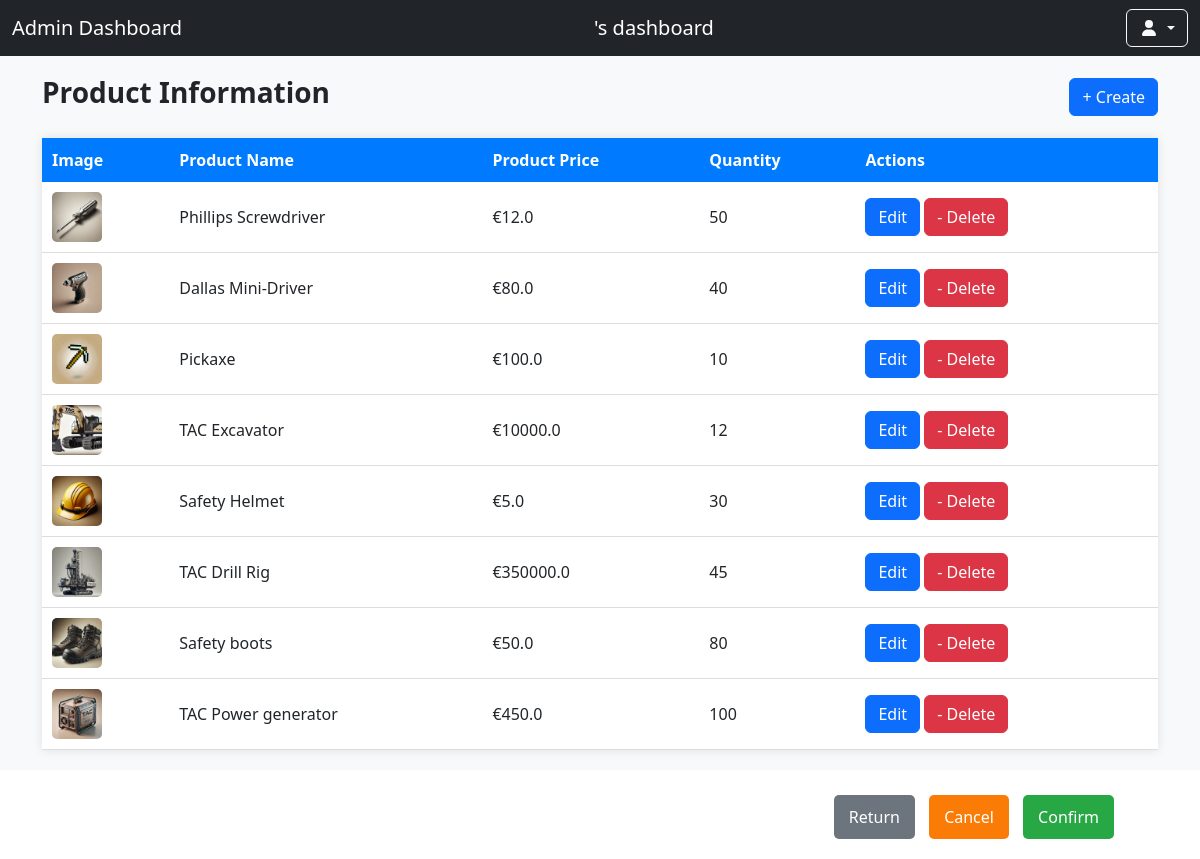
The page /manage_product on the database its author committed.
### tables this page shows
CREATE TABLE Product (
                prodID INTEGER PRIMARY KEY AUTOINCREMENT,
                prodName TEXT NOT NULL,
                prodDesc TEXT,
                prodPrice REAL NOT NULL,
                prodStock INTEGER NOT NULL,
                prodUsage TEXT NOT NULL,
                uniqeAttribute TEXT NOT NULL,
                prodImage TEXT
            );

### app.py (the view)
@app.route('/manage_product')
def manage_product():
    products = product_service.get_all_products()
    return render_template('manageProd.html', products=products)

### app.py (called while the page is built)
@app.context_processor
def inject_cart_count(): #This function initialises the webpage cart and creates a 0 item basket to begin with
    cart_count = session.get('cart_count', 0)  # Default to 0 if no items in the cart
    return dict(cart_count=cart_count)

### dao/ProductDAO.py (called while the page is built)
    def get_all_products(self):
        self.cursor.execute("SELECT * FROM Product")
        rows = self.cursor.fetchall()
        return [Product(row[0], row[1], row[2], row[3], row[4], row[5], row[6].split(","), row[7]) for row in rows]

### service/ProductService.py (called while the page is built)
    def get_all_products(self):
        return self.product_dao.get_all_products()

### templates/manageProd.html (shortened to what this page needs)
{% extends 'adminBase.html' %}
{% block content %}
<section style="background-color: #f8f9fa; padding: 20px;">
    <div class="container">
        <div style="display: flex; justify-content: space-between; align-items: center; margin-bottom: 20px;">
            <h1 style="font-size: 28px; font-weight: bold;">Product Information</h1>
            <button class="btn btn-primary" data-bs-toggle="modal" data-bs-target="#createProductModal">+ Create</button>
        </div>
        <table style="width: 100%; border-collapse: collapse; background-color: #fff; box-shadow: 0 0 10px rgba(0, 0, 0, 0.1);">
            <thead>
                <tr style="background-color: #007bff; color: #fff; text-align: left;">
                    <th style="padding: 10px;">Image</th>
                    <th style="padding: 5px;">Product Name</th>
                    <th style="padding: 5px;">Product Price</th>
                    <th style="padding: 5px;">Quantity</th>
                    <th style="padding: 10px;">Actions</th>
                </tr>
            </thead>
            <tbody>
                {% for product in products %}
                <tr style="border-bottom: 1px solid #ddd;">
                    <td style="padding: 10px;">
                        <img src="{{ url_for('static', filename='images/' + product.prodImage) }}"
                            alt="Product Image"
                            style="width: 50px; height: 50px; object-fit: cover; border-radius: 5px;">
                    </td>
                    <td style="padding: 5px;">{{ product.prodName }}</td>
                    <td style="padding: 5px;">€{{ product.prodPrice }}</td>
                    <td style="padding: 5px;">{{ product.prodStock }}</td>
                    <td style="padding: 10px;">
                        <button class="btn btn-primary edit-btn"
                                data-bs-toggle="modal"
                                data-bs-target="#editProductModal"
                                data-prod-id="{{ product.prodID }}"
                                data-prod-name="{{ product.prodName }}"
                                data-prod-desc="{{ product.prodDesc }}"
                                data-prod-price="{{ product.prodPrice }}"
                                data-prod-stock="{{ product.prodStock }}"
                                data-prod-usage="{{ product.prodUsage }}"
                                data-prod-attributes="{{ product.uniqeAttribute | join(',') }}">
                            Edit
                        </button>
                        <button class="btn btn-danger delete-btn" data-prod-id="{{ product.prodID }}">
                            - Delete
                        </button>
                    </td>
                </tr>
                {% endfor %}
            </tbody>
        </table>
    </div>
</section>
<div style="margin-top: 5px; padding: 20px; text-align: right; margin-right: 66px;">
    <button style="background-color: #6c757d; color: #fff; border: none; padding: 10px 15px; border-radius: 5px; cursor: pointer; margin-right: 10px;">Return</button>
    <button style="background-color:rgb(250, 124, 7); color: #fff; border: none; padding: 10px 15px; border-radius: 5px; cursor: pointer; margin-right: 10px;">Cancel</button>
    <button style="background-color: #28a745; color: #fff; border: none; padding: 10px 15px; border-radius: 5px; cursor: pointer;">Confirm</button>
</div>
{% endblock %}

### rows shown on the page
Product: prodImage (picture), prodName "Phillips Screwdriver", prodPrice "12.0", prodStock "50"
Product: prodImage (picture), prodName "Dallas Mini-Driver", prodPrice "80.0", prodStock "40"
Product: prodImage (picture), prodName "Pickaxe", prodPrice "100.0", prodStock "10"
Product: prodImage (picture), prodName "TAC Excavator", prodPrice "10000.0", prodStock "12"
Product: prodImage (picture), prodName "Safety Helmet", prodPrice "5.0", prodStock "30"
Product: prodImage (picture), prodName "TAC Drill Rig", prodPrice "350000.0", prodStock "45"
Product: prodImage (picture), prodName "Safety boots", prodPrice "50.0", prodStock "80"
Product: prodImage (picture), prodName "TAC Power generator", prodPrice "450.0", prodStock "100"
